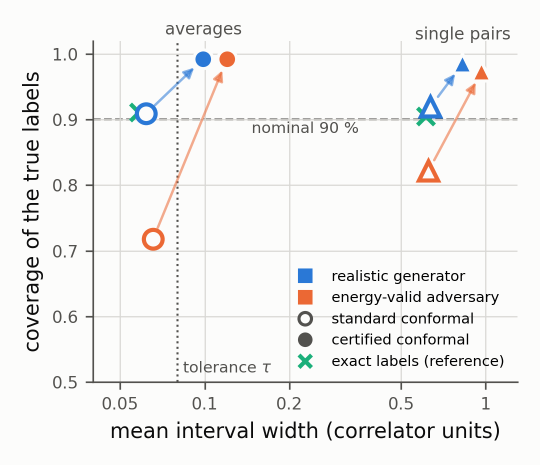
#> input picture phase3/full_runs/learning/analysis/fig_learner_panel.png, 1080 x 930 px, given in place of fig2v6.png, which was not available (shown at 1/2 size)
$ python digitize2.py ../../learning/analysis ../../learning/analysis/fig_learning_supp.png
#> lines starting #> are read from the running program, lines starting #| are printed output that depends on the picture; after the words box and inside, x2 and y2 are one past the last pixel; in counts of white or black regions, pixels touching at a corner belong together
"""Second, independent reading of the energy figures of arXiv 2606.15983 (IBM): Fig. 2 (left), Supp. Fig. 9 and
Fig. 4 (left). Laptop only; numpy + PIL; the PNG files are read as data (run with python -I, paths as arguments).

Method (different from the first reading, pilot/PRIOR_ART_CHECK.md §3, which used two major ticks per axis, RGB colour
boxes and the median row of the densest 25-row window in a +-4 px column band):
  1. Axis calibration by least squares on ALL detected tick marks (major and minor, on both opposite frame sides):
     log10(value) = a + b*row for the log axes, Jz = c + d*col for the linear axes. Tick values are assigned by
     nearest prediction from a provisional fit on the majors, then the fit is redone with every tick (residuals
     reported).
  2. Markers located by 2D shape matching: a hue/saturation mask of the series colour is scored with a synthetic
     filled template of the marker shape (size measured on the figure's own legend marker):
        score(x, y) = mean(mask inside the template) - mean(mask in a 3 px ring around it),
     maximised over x in [x(Jz) - 3, x(Jz) + 3] and every row outside the legend, for Supp. Fig. 9 (where circles and
     diamonds of the same colours are present) only among positions whose corner patches are filled; the row is refined by a parabola through the three best rows.
     Hollow markers (white interior), other shapes and the connecting lines score low; score < 0.30 (0.20 for the
     dense Fig. 4) = hidden or unreadable.
  python -I digitize2.py <dl_dir> <out.json>
"""
import json
import sys
import numpy as np
from PIL import Image


def load(path):
#> called with path = '../../learning/analysis/fig2v6.png'
    im = Image.open(path).convert("RGB")
    rgb = np.asarray(im).astype(float) / 255.0
    hsv = np.asarray(im.convert("HSV")).astype(float) / 255.0
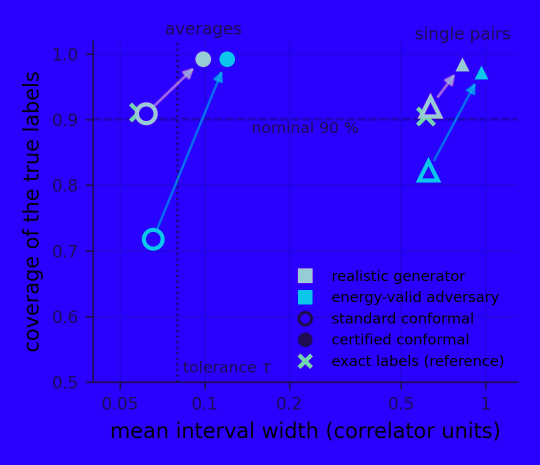
#> hsv: shape (930, 1080, 3) float64 (shown at 1/2 size); mean R, G, B 0.162, 0.0138, 0.954
    return rgb, hsv


# [14 lines left out: function runs, not called in this run]


def ticks(rgb, frame, side, minlen=4):
    """Inward tick marks on one frame side. Returns [(centre, length)] (centre in rows or cols)."""
#> called with frame = (104, 698, 15, 1014), side = 'left', minlen = 4
    fx0, fx1, fy0, fy1 = frame
    blk = rgb.sum(axis=2) < 250 / 255.0 * 3 * 0.33
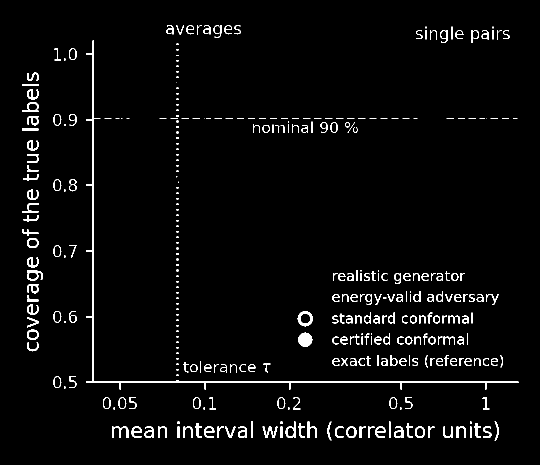
#> blk: shape (930, 1080) bool (shown at 1/2 size); 3% white; 343 white regions (118 under 20 px), largest, box (x1, y1, x2, y2) and area: (172, 81, 1037, 779) 5056, (596, 665, 625, 694) 621, (595, 622, 626, 653) 412
    res = []
    if side in ("left", "right"):
        x = fx0 + 3 if side == "left" else fx1 - 3
        step = 1 if side == "left" else -1
        for y in range(fy0 + 4, fy1 - 3):
            L = 0
            while blk[y, x + step * L] and L < 60:
                L += 1
            if minlen <= L < 60:
                res.append((y, L))
    else:
        y = fy1 - 3 if side == "bottom" else fy0 + 3
        step = -1 if side == "bottom" else 1
        for x in range(fx0 + 4, fx1 - 3):
            L = 0
            while blk[y + step * L, x] and L < 60:
                L += 1
            if minlen <= L < 60:
                res.append((x, L))
    # group consecutive positions
    pos = [p for p, _ in res]
    lens = dict(res)
    out = []
    for c, w in runs(pos):
        if w > 8:                      # not a tick (a marker or a line touching the frame)
            continue
        lo, hi = int(round(c - (w - 1) / 2)), int(round(c + (w - 1) / 2))
        out.append((c, max(lens.get(k, 0) for k in range(lo, hi + 1))))
    return out


def calib_log(rgb, frame, top_major_decade):
    """Least-squares log axis from all left+right ticks. Returns (a, b, residual_rms_px, n_ticks, table)."""
    T = ticks(rgb, frame, "left") + ticks(rgb, frame, "right")
    Ls = np.array([L for _, L in T])
    major_len = Ls.max()
    majors = sorted(set(round(c, 1) for c, L in T if L >= 0.75 * major_len))
    # merge left/right duplicates
    mj = []
    for c in majors:
        if not mj or abs(c - mj[-1][0]) > 3:
            mj.append([c])
        else:
            mj[-1].append(c)
    mj = [np.mean(g) for g in mj]
    dec = [top_major_decade - k for k in range(len(mj))]
    b = np.polyfit(mj, dec, 1) if len(mj) >= 2 else None
    # provisional: log10 v = p0*row + p1; assign every tick to the nearest candidate value k*10^m
    cands = [np.log10(k * 10.0 ** m) for m in range(-4, 4) for k in range(1, 10)]
    rows, vals = [], []
    for c, L in T:
        pv = b[0] * c + b[1]
        nearest = min(cands, key=lambda v: abs(v - pv))
        if abs(nearest - pv) < 0.02:
            rows.append(c); vals.append(nearest)
    p = np.polyfit(rows, vals, 1)
    res = np.array(vals) - np.polyval(p, rows)
    rms_px = float(np.sqrt(np.mean((res / p[0]) ** 2)))
    return p, rms_px, len(rows), list(zip(rows, [10 ** v for v in vals]))


# [112 lines left out: functions calib_lin, series_mask, template, measure_legend_marker, corners, locate, not called in this run]


MIN_SCORE = 0.30          # below this the marker is taken as hidden (e.g. n = 57 gap markers under n = 115 ones)
FIGS = {
    # name: file, frame (x0, x1, y0, y1), top major decade, x labels, series: (key, colour, shape, legend box, Jz list)
    "fig2_left": dict(file="fig2v6.png", frame=(104, 698, 15, 1014), top_decade=0, xlabels=[2, 4, 6],
                      exclude=[(385, 30, 680, 165)],
                      series=[("ratio_n57", "green", "tri_down", (420, 40, 470, 95)),
                              ("ratio_n115", "purple", "square", (420, 100, 470, 150))],
                      J=[round(1.6 + 0.1 * k, 1) for k in range(45)]),
    "supp_fig9": dict(file="suppfig_energy_super_comparisonv5.png", frame=(372, 1671, 68, 947), top_decade=1,
                      min_corner=0.35,
                      xlabels=[2, 3, 4, 5, 6],
                      series=[("ratio_n57", "green", "tri_down", (1745, 425, 1835, 500)),
                              ("ratio_n115", "purple", "square", (1745, 725, 1835, 800))],
                      J=[round(1.6 + 0.1 * k, 1) for k in range(45)]),
    "fig4_left": dict(file="fig4v9.png", frame=(100, 591, 114, 1125), top_decade=0, xlabels=[1, 2, 4, 6],
                      exclude=[(310, 985, 575, 1110)], min_score=0.20,
                      min_score_series={"gap_n57": 0.10},     # n = 57 markers partly hidden under n = 115 ones
                      series=[("gap_n115", "purple", "square", None), ("gap_n57", "green", "tri_down", None)],
                      J=[round(1.1 + 0.1 * k, 1) for k in range(50)]),
}


def main(dl, outp):
    out = {}
    for name, F in FIGS.items():
        rgb, hsv = load(dl + "/" + F["file"])
        py, rms_y, nty, tab_y = calib_log(rgb, F["frame"], F["top_decade"])
        px, rms_x, ntx, tab_x = calib_lin(rgb, F["frame"], F["xlabels"])
        res = dict(calib=dict(log10v_per_row=float(py[0]), log10v_at_row0=float(py[1]), rms_px_y=rms_y, n_ticks_y=nty,
                              Jz_per_col=float(px[0]), Jz_at_col0=float(px[1]), rms_px_x=rms_x, n_ticks_x=ntx,
                              x_majors=tab_x))
        fx0, fx1, fy0, fy1 = F["frame"]
        for key, colour, shape, lbox in F["series"]:
            mask = series_mask(hsv, rgb, colour)
            if lbox is not None:
                w, h = measure_legend_marker(mask, lbox)
                size = max(w, h)
            else:
                size = None
            if size is None:                       # Fig. 4: size from the Fig. 2 legend scaled by the axis scale
                size = 20.0 if shape == "square" else 21.0
            inside, ring = template(shape, size)
            cpts = corners(shape, size)
            vals = {}
            for J in F["J"]:
                xc = (J - px[1]) / px[0]
                x, y, sc = locate(mask, inside, ring, cpts, xc, (fy0 + 4, fy1 - 4), F.get("exclude", []),
                                  min_corner=F.get("min_corner", 0.0))
                if x is None or sc < F.get("min_score_series", {}).get(key, F.get("min_score", MIN_SCORE)):
                    vals["%.1f" % J] = dict(value=None, score=sc)
                    continue
                v = 10 ** (py[0] * y + py[1])
                vals["%.1f" % J] = dict(value=float(v), row=y, col=x, score=sc, Jz_at_col=float(np.polyval(px, x)))
            res[key] = dict(marker_size_px=size, shape=shape, colour=colour, points=vals)
        out[name] = res
        print(name, "y-ticks %d rms %.2f px; x-ticks %d rms %.2f px" % (nty, rms_y, ntx, rms_x))
    with open(outp, "w") as f:
        json.dump(out, f, indent=1)


if __name__ == "__main__":
#> (the run stopped early here; a loop or call above may not have finished)

$ run again, on phase3/full_runs/qpu/analysis/fig_qpu.png
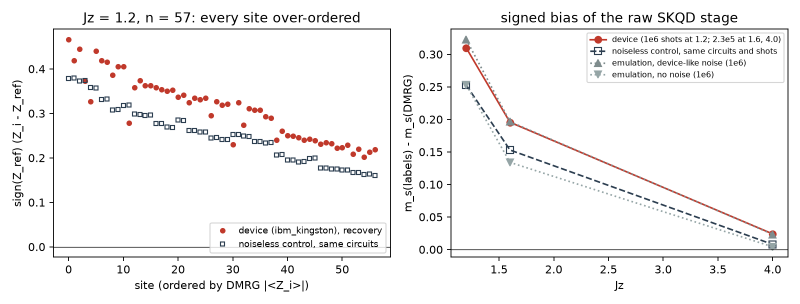
#> input picture phase3/full_runs/qpu/analysis/fig_qpu.png, 1600 x 608 px, given in place of fig2v6.png, which was not available (shown at 1/2 size)
#> in load, `hsv = np.asarray(im.convert("HSV")).astype(float) / 255.0`:
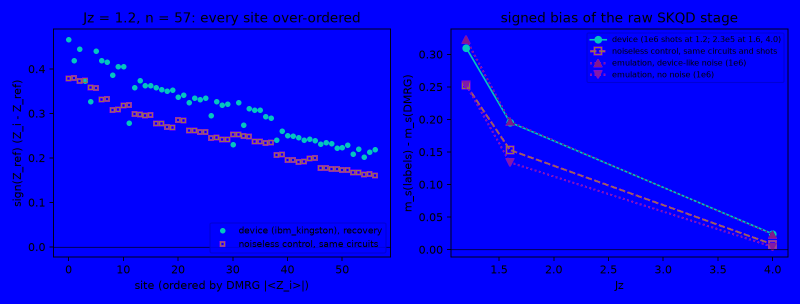
#> hsv: shape (608, 1600, 3) float64 (shown at 1/2 size); mean R, G, B 0.00811, 0.00902, 0.963
#> in ticks, `blk = rgb.sum(axis=2) < 250 / 255.0 * 3 * 0.33`:
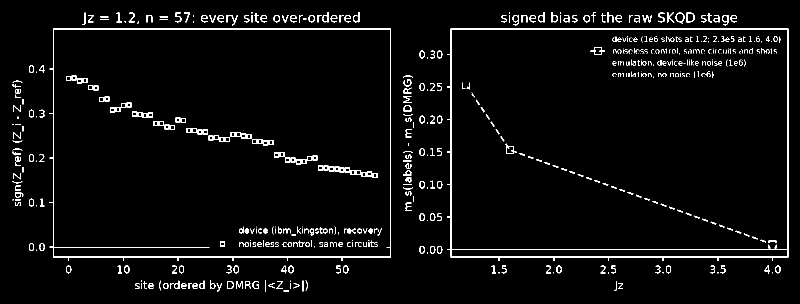
#> blk: shape (608, 1600) bool (shown at 1/2 size); 3.2% white in thin lines or dots, all inside (x1, y1, x2, y2) = (25, 24, 1577, 583)
